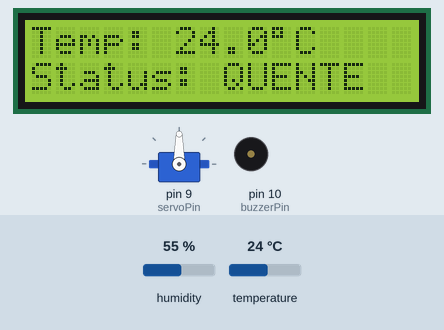
Recording of a sketch running on a simulated Arduino Uno, built with avr-gcc and run on an emulated ATmega328P. On the bench: 16×2 character LCD, servo, buzzer (waves = sounding). The inputs (shaded band) are chosen by the test bench; at power-on: temperature 24 °C, humidity 55 %. What the sketch prints to the serial monitor is not drawn.

Above: at 3.2 s.
3.3 s: temperature set to 22 °C
At 5.2 s:
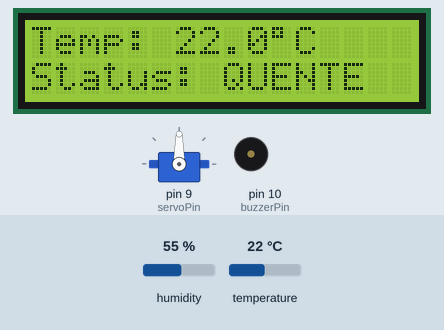
6.0 s: temperature set to 19 °C
At 6.8 s:
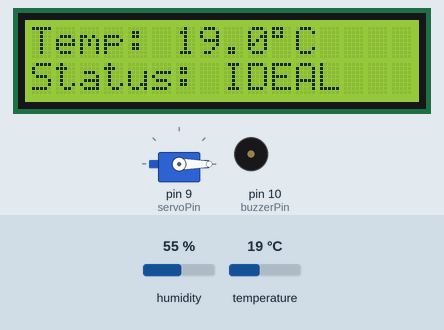
8.7 s: temperature set to 28 °C
At 11.1 s:
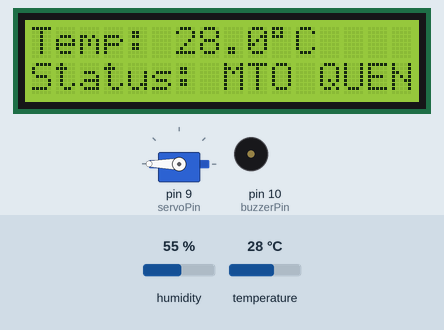
11.7 s: temperature set to 32 °C
At 12.8 s:
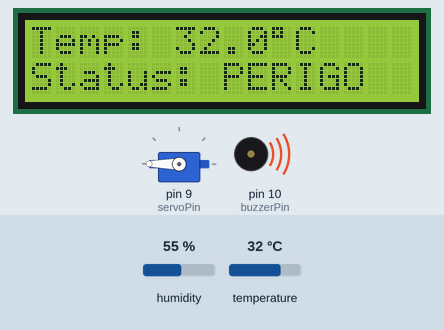
14.4 s: temperature set to 12 °C
At 17.2 s:
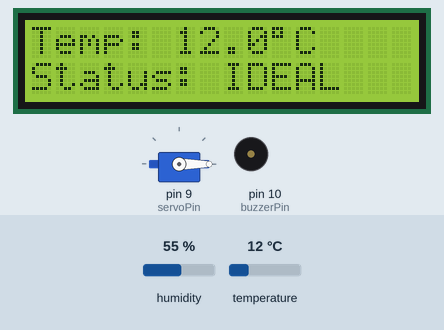
Timing chart, 0 to 18.7 s (numbered marks = the images above; inputs shaded):
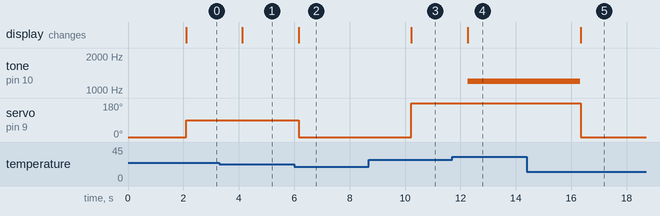

The sketch:

meteoro.ino
```cpp
#include <DHT.h>
#include <LiquidCrystal.h>
#include <Servo.h>

// === Configurações ===
#define DHTPIN 13        // Pino do DHT11
#define DHTTYPE DHT11
DHT dht(DHTPIN, DHTTYPE);

// LCD 16x2 (sem I2C): RS, EN, D4, D5, D6, D7
LiquidCrystal lcd(7, 6, 5, 4, 3, 2);

Servo exaustor;

const int buzzerPin = 10;
const int servoPin = 9;

// Limites de temperatura (ajustáveis)
const float LIM_IDEAL = 20.0;
const float LIM_QUENTE = 27.0;
const float LIM_MUITO = 30.0;

void setup() {
  Serial.begin(9600);
  dht.begin();

  lcd.begin(16, 2);
  lcd.print("CPD MONITOR v3");
  delay(2000);
  lcd.clear();

  exaustor.attach(servoPin);
  exaustor.write(0); // exaustor parado

  pinMode(buzzerPin, OUTPUT);
  noTone(buzzerPin);
}

void loop() {
  float temperatura = dht.readTemperature();

  if (isnan(temperatura)) {
    lcd.setCursor(0, 0);
    lcd.print("Erro no sensor ");
    lcd.setCursor(0, 1);
    lcd.print("Verifique DHT11");
    delay(2000);
    return;
  }

  String status;
  int anguloServo = 0;  // posição padrão (parado)

  if (temperatura <= LIM_IDEAL) {
    status = "IDEAL";
    noTone(buzzerPin);
    anguloServo = 0;
  } else if (temperatura <= LIM_QUENTE) {
    status = "QUENTE";
    noTone(buzzerPin);
    anguloServo = 90;
  } else if (temperatura <= LIM_MUITO) {
    status = "MTO QUENTE";
    noTone(buzzerPin);
    anguloServo = 180;
  } else {
    status = "PERIGO";
    tone(buzzerPin, 1200);
    anguloServo = 270 ;
  }

  // Atualiza servo (exaustor)
  exaustor.write(anguloServo);

  // Exibe no LCD
  lcd.setCursor(0, 0);
  lcd.print("Temp: ");
  lcd.print(temperatura, 1);
  lcd.print((char)223);
  lcd.print("C   ");

  lcd.setCursor(0, 1);
  lcd.print("Status: ");
  lcd.print(status);
  lcd.print("   ");

  // Log no Serial
  Serial.print("Temperatura: ");
  Serial.print(temperatura, 1);
  Serial.print(" °C  |  Status: ");
  Serial.print(status);
  Serial.print("  | Servo: ");
  Serial.println(anguloServo);

  delay(1000);
}
```

Measured:
- the behaviour switches between 21 and 20 °C on temperature (found by bisection; images 1 and 2)
- the behaviour switches between 30 and 31 °C on temperature (found by bisection; images 3 and 4)
- after the input at 3.3 s, the display: changes after 0.83 s (image 1)
- after the input at 6.0 s, servo on pin 9 (servoPin): 90° → 0° after 0.16 s; the display: changes after 0.16 s (image 2)
- after the input at 8.7 s, servo on pin 9 (servoPin): 0° → 180° after 1.5 s; the display: changes after 1.5 s (image 3)
- after the input at 11.7 s, tone on pin 10 (buzzerPin): silent → 1200 Hz after 0.56 s; the display: changes after 0.57 s (image 4)
- after the input at 14.4 s, tone on pin 10 (buzzerPin): 1200 Hz → silent after 1.9 s; servo on pin 9 (servoPin): 180° → 0° after 1.9 s; the display: changes after 1.9 s (image 5)
